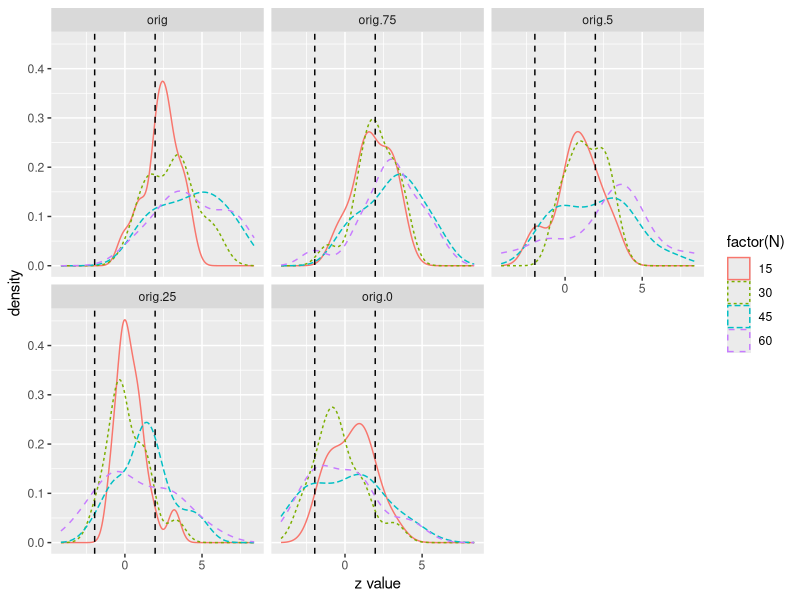
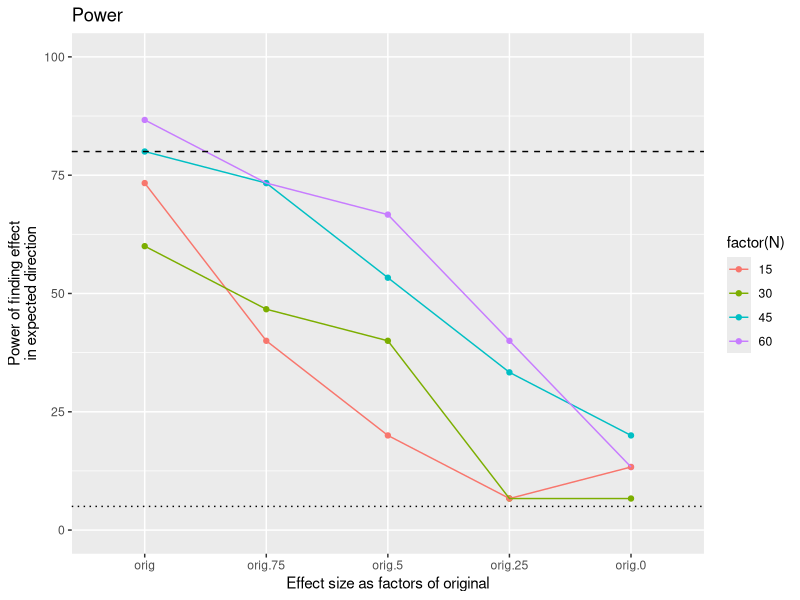
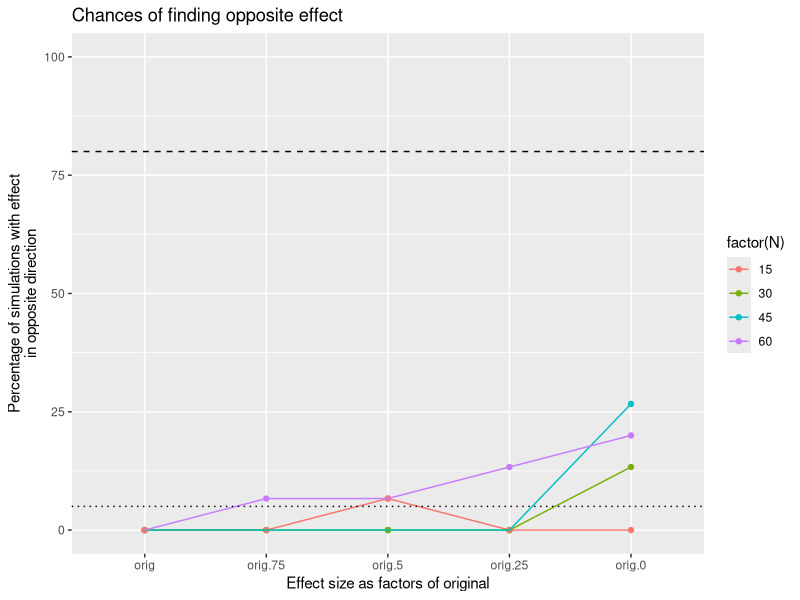
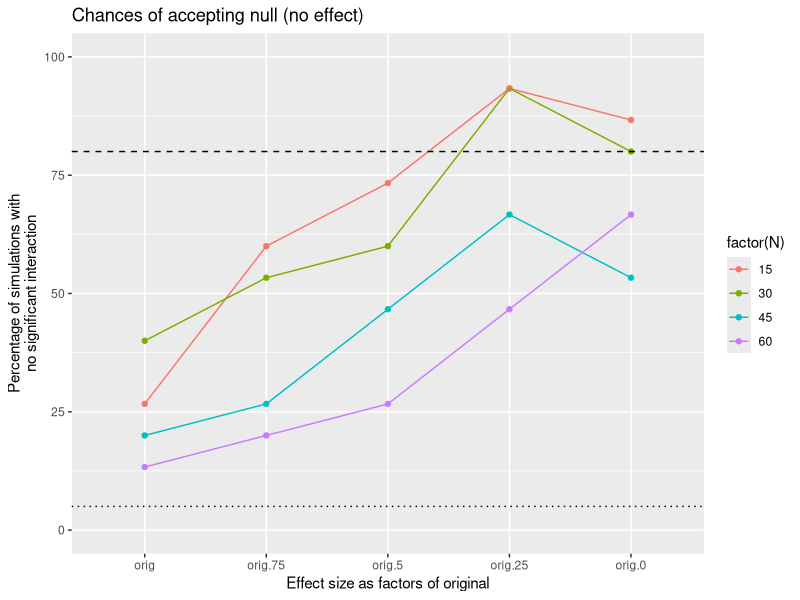

These charts were generated, in order, by the following R code:
## ---- chunk 1
library(knitr)
library(ggplot2)
# library(plyr)
library(dplyr)
# library(mvtnorm)
# library(tidyr)
# library(lme4)
# library(broom)  # access summaries from fitted models
knitr::opts_chunk$set(echo = FALSE)
## ---- chunk 2
read.csv("madeup_data.csv") %>% head(., 9) %>% kable
## ---- chunk 3
# Retrieve summaries of all the simulations
simul_summaries <- read.csv("simulations/poisson_sim_summaries_fixed-interactions.csv")
## ---- chunk 4
simul_summaries %>% select(-DateTime) %>%
  head(.,14) %>% kable
## ---- chunk 5
# Keep only data rows for critical interactions
simul_summaries_interact <- simul_summaries %>% 
  filter(term == "Movementlegs:WordTypeleg-word")
# fix order of factor levels
simul_summaries_interact$effect_size <- factor(simul_summaries_interact$effect_size,
                                      levels = c("orig", "orig.75", "orig.5", "orig.25", "orig.0"))
## ---- chunk 6
simul_summaries_interact %>%
  arrange(N, effect_size) %>%
  select(-c(DateTime, Sim)) %>%
  head(., 3) %>%
  kable
## ---- chunk 7
# plot
simul_summaries_interact %>%
  ggplot(aes(x = statistic, colour = factor(N), linetype = factor(N))) +
  facet_wrap(~effect_size) +
  geom_density() +
  geom_vline(xintercept = c(-1.96, 1.96), linetype = "dashed") +
  xlab("z value")
## ---- chunk 8
# Compute proportion of significant models:
simul_significant <- simul_summaries_interact %>%
  group_by(effect_size, N) %>%
  mutate(signif = abs(statistic) > 1.96,
         signif_expected   = statistic > 1.96,
         signif_unexpected = statistic < -1.96) %>%
  summarise(Power_expected_effect   = round(100 * sum(signif_expected) / n(), 2),
            Proportion_inverse_effect = round(100 * sum(signif_unexpected) / n(), 2),
            No_effect_detected = 100 - Power_expected_effect - Proportion_inverse_effect,
            nbSimulations = n()) %>%
  arrange(effect_size, -N)
## ---- chunk 9
ggplot(simul_significant, aes(x = effect_size, y = Power_expected_effect,
                              colour = factor(N), group = factor(N))) +
  geom_point() +
  geom_line() +
  ylim(0,100) +
  geom_hline(yintercept = 80, linetype = "dashed") +
  geom_hline(yintercept = 5, linetype = "dotted") +
  ylab("Power of finding effect\nin expected direction") +
  xlab("Effect size as factors of original") +
  ggtitle("Power")
## ---- chunk 10
ggplot(simul_significant, aes(x = effect_size, y = Proportion_inverse_effect,
                              colour = factor(N), group = factor(N))) +
  geom_point() +
  geom_line() +
  ylim(0,100) +
  geom_hline(yintercept = 80, linetype = "dashed") +
  geom_hline(yintercept = 5, linetype = "dotted") +
  ylab("Percentage of simulations with effect\nin opposite direction") +
  xlab("Effect size as factors of original") +
  ggtitle("Chances of finding opposite effect")
## ---- chunk 11
ggplot(simul_significant, aes(x = effect_size, y = No_effect_detected,
                              colour = factor(N), group = factor(N))) +
  geom_point() +
  geom_line() +
  ylim(0,100) +
  geom_hline(yintercept = 80, linetype = "dashed") +
  geom_hline(yintercept = 5, linetype = "dotted") +
  ylab("Percentage of simulations with\nno significant interaction") +
  xlab("Effect size as factors of original") +
  ggtitle("Chances of accepting null (no effect)")
## ---- chunk 12
# Show as table
kable(simul_significant)
